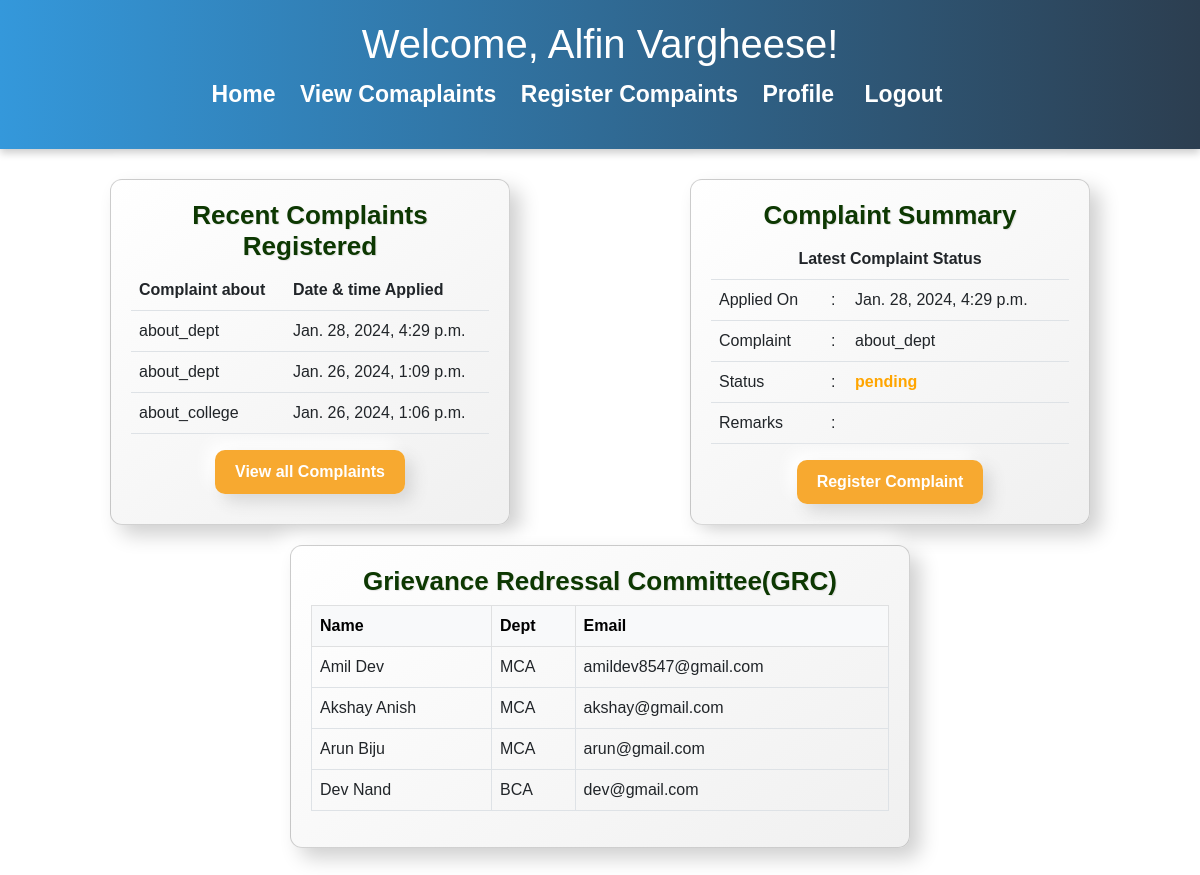
The app's page /student/dashboard/ (signed in) with its own data.
### EduComplain/models.py (models this page shows, shortened)
class Complaint(models.Model):
    COMPLAINT_TYPES = (
        ('about_college', 'About College'),
        ('about_dept', 'About Dept'),
        ('about_staff', 'About Staff'),
    )
    COMPLAINT_STATUS = (
        ('pending', 'Pending'),
        ('accepted', 'Accepted'),
        ('rejected', 'Rejected'),
        ('ongoing', 'Ongoing'),
        ('solved', 'Solved'),
    )
    student = models.ForeignKey(User, on_delete=models.CASCADE, related_name='register_complaints')
    complaint_type = models.CharField(max_length=15, choices=COMPLAINT_TYPES, default='about_college')
    summary = models.TextField()
    status = models.CharField(max_length=10, choices=COMPLAINT_STATUS, default='pending')
    accepter = models.ForeignKey(User, on_delete=models.SET_NULL, null=True, blank=True, related_name='accepted_complaints')
    comments = models.TextField(blank=True)
    created_at = models.DateTimeField(default=timezone.now)
    updated_at = models.DateTimeField(auto_now=True)
    report = models.FileField(upload_to='complaint_reports/', null=True, blank=True)  # Add this line for the report field

class UserProfile(models.Model):
    user = models.OneToOneField(User, on_delete=models.CASCADE)
    programme = models.CharField(max_length=40)
    is_staff = models.BooleanField(default=False)

### EduComplain/views.py (the view)
# urls.py: path('student/dashboard/', student_dashboard, name='student_dashboard'),
@login_required(login_url='/')
def student_dashboard(request):
    recent_complaints = Complaint.objects.filter(student=request.user).order_by('-created_at')[:3]
    latest_complaint = recent_complaints.first()
    staff_details = UserProfile.objects.filter(is_staff=True)
    print(staff_details)
    return render(request, 'student_dashboard.html', {'recent_complaints': recent_complaints, 'latest_complaint': latest_complaint, 'staff_details': staff_details})

### EduComplain/templates/student_dashboard.html (shortened to what this page needs)
    {% load static %}
    {% load tz %}
    <!DOCTYPE html>
    <html lang="en">
        <head>
            <link
                rel="stylesheet"
                href="https://cdn.jsdelivr.net/npm/bootstrap@5.2.3/dist/css/bootstrap.min.css"
            />
        </head>
        <header>
          <h1>Welcome, {{ user.first_name }} {{ user.last_name }}!</h1>
          <nav>
            <ul>
              <li><a href="{% url 'student_dashboard' %}">Home</a></li>
              <li><a href="{% url 'student_complaint_history' %}">View Comaplaints</a></li>
              <li><a href="{%url 'student_register_complaint'%}">Register Compaints</a></li>
              <li><a href="{%url 'student_profile'%}">Profile</a></li>
              <li>
                <form action="{% url 'user_logout' %}" method="post">
                  <li>
                    <span>
                      <button
                        type="submit"
                        style="
                          border: none;
                          background: none;
                          cursor: pointer;
                          text-decoration: none;
                          color: #fff;
                          font-weight: bold;
                          font-size: 23px;
                        "
                      >
                        Logout
                      </button>
                    </span>
                  </li>
                </form>
              </li>
            </ul>
          </nav>
        </header>
        <body>
            <section class="dashboard">
                <div class="card" style="
                    background: linear-gradient(145deg, #ffffff, #f0f0f0);
                    border-radius: 12px;
                    box-shadow: 10px 10px 20px #d0d0d0, -10px -10px 20px #ffffff;
                    padding: 20px;
                    margin: 10px;
                    width: 400px;
                ">
                    <h1 style="
                        font-family: 'Arial', sans-serif;
                        color: #0D3802;
                        font-size: 26px;
                        font-weight: bold;
                        text-align: center;
                        text-shadow: 1px 1px 1px rgba(0, 0, 0, 0.1);
                    ">
                        Recent Complaints Registered
                    </h1>
                    <table class="table">
                        <thead>
                            <tr>
                                <th>Complaint about</th>
                                <th>Date & time Applied</th>
                            </tr>
                        </thead>
                        <tbody>
                            {% for complaint in recent_complaints %}
                                <tr>
                                    <td>{{ complaint.complaint_type }}</td>
                                    <td>{{ complaint.created_at }}</td>
                                </tr>
                            {% endfor %}
                        </tbody>
                    </table>
                    <a href="{% url 'student_complaint_history' %}" style="text-decoration: none">
                        <center>
                            <button style="
                                background: linear-gradient(145deg, #F7A930, #F7A930);
                                color: #fff;
                                padding: 10px 20px;
                                border: none;
                                border-radius: 10px;
                                font-weight: bold;
                                cursor: pointer;
                                box-shadow: 8px 8px 16px #d8d8d8, -8px -8px 16px #ffffff;
                                transition: background 0.3s ease-in-out;
                            ">
                                View all Complaints
                            </button>
                        </center>
                    </a>
                </div>
                <div class="card" style="
    background: linear-gradient(145deg, #ffffff, #f0f0f0);
    border-radius: 12px;
    box-shadow: 10px 10px 20px #d0d0d0, -10px -10px 20px #ffffff;
    padding: 20px;
    margin: 10px;
    width: 400px;
">
    <h1 style="
        font-family: 'Arial', sans-serif;
        color: #0D3802;
        font-size: 26px;
        font-weight: bold;
        text-align: center;
        text-shadow: 1px 1px 1px rgba(0, 0, 0, 0.1);
    ">
        Complaint Summary
    </h1>
    <table class="table">
        <th colspan="3"><center>Latest Complaint Status</center></th>
        <tr>
            <td>Applied On</td>
            <td>:</td>
            <td>{{ latest_complaint.created_at }}</td>
        </tr>
        <tr>
            <td>Complaint</td>
            <td>:</td>
            <td>{{ latest_complaint.complaint_type }}</td>
        </tr>
        <tr>
            <td>Status</td>
            <td>:</td>
            <td>
                <span style="font-weight: bold; color:
                    {% if latest_complaint.status == 'pending' %}
                        orange;
                    {% elif latest_complaint.status == 'accepted' %}
                        green;
                    {% elif latest_complaint.status == 'ongoing' %}
                        yellow;
                    {% elif latest_complaint.status == 'solved' %}
                        blue;
                    {% endif %}
                ">{{ latest_complaint.status }}</span>
            </td>
        </tr>
        <tr>
            <td>Remarks</td>
            <td>:</td>
            <td>{{ latest_complaint.comments }}</td>
        </tr>
    </table>
    <a href="{%url 'student_register_complaint'%}" style="text-decoration: none">
        <center>
            <button style="
                background: linear-gradient(145deg, #F7A930, #F7A930);
                color: #fff;
                padding: 10px 20px;
                border: none;
                border-radius: 10px;
                font-weight: bold;
                cursor: pointer;
                box-shadow: 8px 8px 16px #d8d8d8, -8px -8px 16px #ffffff;
                transition: background 0.3s ease-in-out;
            ">
                Register Complaint
            </button>
        </center>
    </a>
</div>
                <div class="card" style="
                    background: linear-gradient(145deg, #ffffff, #f0f0f0);
                    border-radius: 12px;
                    box-shadow: 10px 10px 20px #d0d0d0, -10px -10px 20px #ffffff;
                    padding: 20px;
                    margin: 10px;
                    width: 620px;
                ">
                    <h1 style="font-family: 'Arial', sans-serif;
                        color: #0D3802;
                        font-size: 26px;
                        font-weight: bold;
                        text-align: center;
                        text-shadow: 1px 1px 1px rgba(0, 0, 0, 0.1);">
                        Grievance Redressal Committee(GRC)
                    </h1>
                    <table class="table table-bordered" >
                        <thead class="table-light">
                            <tr>
                                <th scope="col">Name</th>
                                <th scope="col">Dept</th>
                                <th scope="col">Email</th>
                            </tr>
                        </thead>
                        <tbody>
                            {% for staff_detail in staff_details %}
                                <tr>
                                    <td>{{ staff_detail.user.get_full_name }}</td>
                                    <td>{{ staff_detail.programme }}</td>
                                    <td>{{ staff_detail.user.email }}</td>
                                </tr>
                            {% endfor %}
                        </tbody>
                    </table>
                </div>
            </section>
        </body>
    </html>

### EduComplain/templates/student_dashboard.html (style rules this page uses)
body { font-family: "Arial", sans-serif; margin: 0; padding: 0; }
header { background: linear-gradient(to right, #3498db, #2c3e50); color: #fff; padding: 20px; text-align: center; box-shadow: 0 2px 4px rgba(0, 0, 0, 0.1); transition: box-shadow 0.3s ease-in-out; }
nav ul { list-style: none; padding: 0; }
nav ul li { display: inline-block; margin-right: 20px; }
nav a { text-decoration: none; color: #fff; font-weight: bold; font-size: 23px; text-align: right; }
.dashboard { display: flex; justify-content: space-around; flex-wrap: wrap; padding: 20px; }
.card { background-color: #fcfcfc; border-radius: 8px; box-shadow: 0 4px 8px rgba(0, 0, 0, 0.1); padding: 20px; margin: 10px; }

### records on screen
Complaint: complaint_type "about_dept", created_at "Jan. 28, 2024, 4:29 p.m.", status "pending"
Complaint: complaint_type "about_dept", created_at "Jan. 26, 2024, 1:09 p.m."
Complaint: complaint_type "about_college", created_at "Jan. 26, 2024, 1:06 p.m."
UserProfile: user.get_full_name "Amil Dev", programme "MCA", user.email "amildev8547@gmail.com"
UserProfile: user.get_full_name "Akshay Anish", programme "MCA", user.email "akshay@gmail.com"
UserProfile: user.get_full_name "Arun Biju", programme "MCA", user.email "arun@gmail.com"
UserProfile: user.get_full_name "Dev Nand", programme "BCA", user.email "dev@gmail.com"

### other values on screen
{{ user.first_name }} "Alfin"
{{ user.last_name }} "Vargheese"
